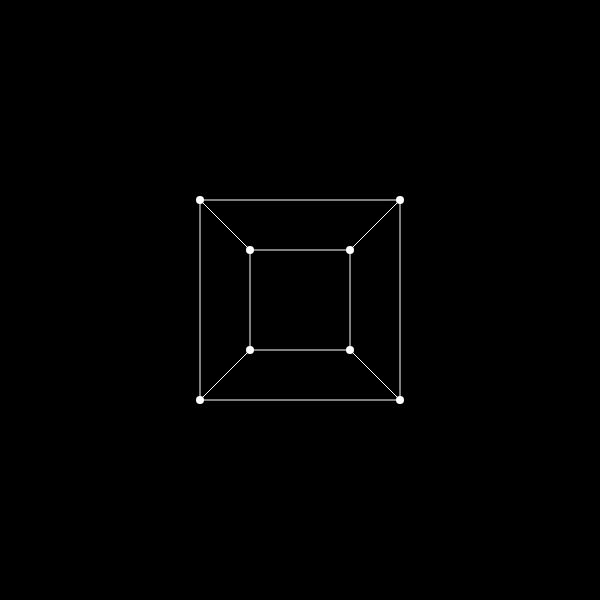
Frame 1 (no input)
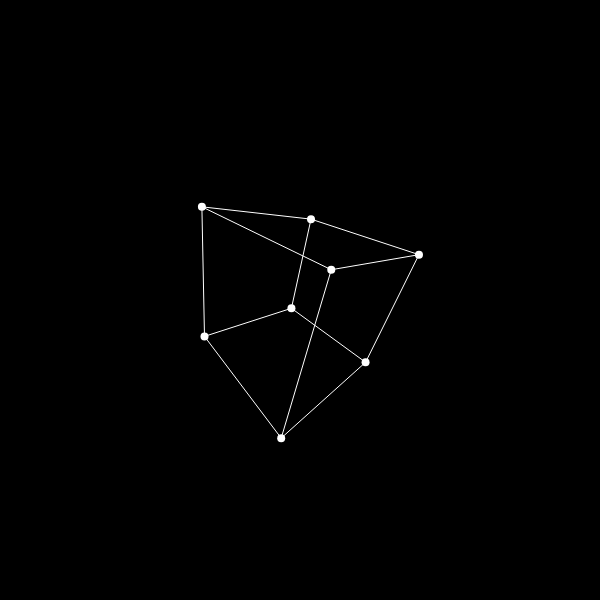
Frame 60 (no input)
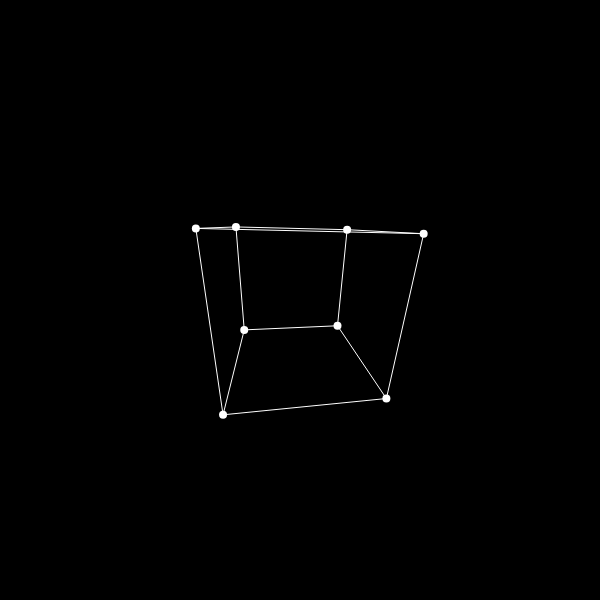
Frame 120 (the mouse pressed at the canvas centre since frame 60)

The p5.js sketch that drew these frames (run headless with seeded random() and noise() and a simulated clock; from frame 60 on, the mouse is pressed at the canvas centre):

// p5.js sketch
// ── sketch.js
let points;
let connectionPoints;

let projectionM;
let rotationM;
let translateM;
let scaleM;

function setup() {
    createCanvas(600, 600);

    points = []
    points.push(createVector(-1, -1, 1));
    points.push(createVector(-1, 1, 1));
    points.push(createVector(1, 1, 1));
    points.push(createVector(1, -1, 1));
    points.push(createVector(-1, -1, -1));
    points.push(createVector(-1, 1, -1));
    points.push(createVector(1, 1, -1));
    points.push(createVector(1, -1, -1));

    connectionPoints = [];
    for(let i = 0 ; i < 4 ; i++){
        connectionPoints.push([i, (i+1)%4]);
        connectionPoints.push([i+4, ((i+1)%4)+4]);
        connectionPoints.push([i, i+4]);
    }
    
    

    projectionM = new Matrix(4, 4, [[1, 0, 0, 0], [0, 1, 0, 0], [0, 0, 0, 0], [0, 0, 0, 1]]);
    scaleM = getScaleM(100);
    
}

let angle = 0.0;

function draw() {
    background(0);

    translate(width/2, height/2);

    let newPoints = [];  
    for(let p of points){
        let transPoint = vectorToMatrix(p.copy());
        
        
        //let transformationM = multManyMatrix([projM, getRotationYM(angle), scaleM]);

        transPoint = matrixMult(getRotationXM(angle), transPoint);
        transPoint = matrixMult(getRotationYM(angle), transPoint);
        transPoint = matrixMult(getRotationZM(angle), transPoint);
        
        let z = 1/(transPoint.matrix[2][0]-3);
        let projM = new Matrix(4, 4, [[z, 0, 0, 0],[0, z, 0, 0], [0, 0, 0, 0], [0, 0, 0, 1]]);

        transPoint = matrixMult(projM, transPoint);
        //transPoint = matrixMult(projectionM, transPoint);
        
        transPoint = matrixMult(getScaleM(200), transPoint);

        //transPoint = matrixMult(transformationM, transPoint)
        newPoints.push(transPoint);
        
    }
    angle += 0.01;

    for(let p of newPoints){
        drawMatrixToPoint(p);
    }
    strokeWeight(1);
    for(let connection of connectionPoints){
        let a = connection[0];
        let b = connection[1];
        line(newPoints[a].matrix[0][0], newPoints[a].matrix[1][0], newPoints[b].matrix[0][0], newPoints[b].matrix[1][0]);
    }
}
// ── matrixOP.js
class Matrix {
    constructor(N, M, values){
        if(values.length != N || values[0].length != M){
            print("Error in matrix creation");
            return;
        }
        this.N = N;
        this.M = M;

        this.matrix = new Array(this.N);
        for(let i = 0 ; i < this.N ; i++){
            this.matrix[i] = new Array(this.M);
        }

        for(let i = 0 ; i < this.N ; i++){
            for(let j = 0 ; j < this.M ; j++){
                this.matrix[i][j] = values[i][j];
            }
        }
    }

    printM(){
        for(let i = 0 ; i < this.N ; i++){
            for(let j = 0 ; j < this.M ; j++){
                print(this.matrix[i][j], " ");
            }
            print();
        }
    }

}

function matrixMult(A, B){
    if(A.M != B.N){
        print("Error in matrix multiplication");
        return;
    }

    let values = new Array(A.N);
    for(let i = 0 ; i < A.N ; i++){
        values[i] = new Array(B.M);
    }

    for(let u = 0 ; u < A.N ; u++){
        for(let k = 0 ; k < B.M ; k++){
            let sum = 0;
            for(let i = 0 ; i < A.M ; i++){

                //print(u, i, i, k, A.matrix[u][i], B.matrix[i][k]);
                sum += A.matrix[u][i] * B.matrix[i][k];
                
            }
            values[u][k] = sum;
        }
    }

    let result = new Matrix(A.N, B.M, values);
    return result;
}

function multManyMatrix(matrixs){

    let A = matrixs[0];
    let i = 1;
    while(i < matrixs.length){
        A = matrixMult(A, matrixs[i]);
        i++;
    }

    return A;
    
}

function vectorToMatrix(vec){
    let matrix = new Matrix(4, 1, [[vec.x], [vec.y], [vec.z], [1]]);
    return matrix;
}

function getScaleM(factor){
    return new Matrix(4, 4, [[factor, 0, 0, 0], [0, factor, 0, 0], [0, 0, factor, 0], [0, 0, 0, 1]]);
}

function getTranslate(vec){
    return new Matrix(4, 4, [[1, 0, 0, vec.x], [0, 1, 0, vec.y], [0, 0, 1, vec.z], [0, 0, 0, 1]]);
}

function getRotationXM(angle){
    return new Matrix(4, 4, [[1, 0, 0, 0], [0, cos(angle), -sin(angle), 0], [0, sin(angle), cos(angle), 0], [0, 0, 0, 1]]);
}

function getRotationYM(angle){
    return new Matrix(4, 4, [[cos(angle), 0, sin(angle), 0], [0, 1, 0, 0], [-sin(angle), 0, cos(angle), 0], [0, 0, 0, 1]]);
}

function getRotationZM(angle){
    return new Matrix(4, 4, [[cos(angle), -sin(angle), 0, 0], [sin(angle), cos(angle), 0, 0], [0, 0, 1, 0], [0, 0, 0, 1]]);
}

function drawMatrixToPoint(matrix){
    noFill();
    stroke(255);
    strokeWeight(8);
    //print(matrix.matrix[0][0], matrix.matrix[1][0]);
    point(matrix.matrix[0][0], matrix.matrix[1][0]);
}
